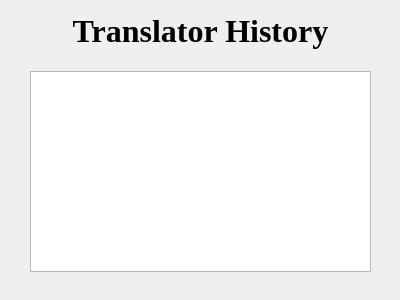
<?xml version="1.0" encoding="UTF-8"?>
<ui version="4.0">
 <class>Dialog</class>
 <widget class="QDialog" name="Dialog">
  <property name="geometry">
   <rect>
    <x>0</x>
    <y>0</y>
    <width>400</width>
    <height>300</height>
   </rect>
  </property>
  <property name="windowTitle">
   <string>Translator History</string>
  </property>
  <widget class="QLabel" name="label">
   <property name="geometry">
    <rect>
     <x>15</x>
     <y>10</y>
     <width>371</width>
     <height>41</height>
    </rect>
   </property>
   <property name="font">
    <font>
     <family>Georgia</family>
     <pointsize>24</pointsize>
     <weight>75</weight>
     <bold>true</bold>
    </font>
   </property>
   <property name="text">
    <string>Translator History</string>
   </property>
   <property name="alignment">
    <set>Qt::AlignCenter</set>
   </property>
  </widget>
  <widget class="QListWidget" name="listWidget">
   <property name="geometry">
    <rect>
     <x>30</x>
     <y>71</y>
     <width>341</width>
     <height>201</height>
    </rect>
   </property>
  </widget>
 </widget>
 <resources/>
 <connections/>
</ui>
